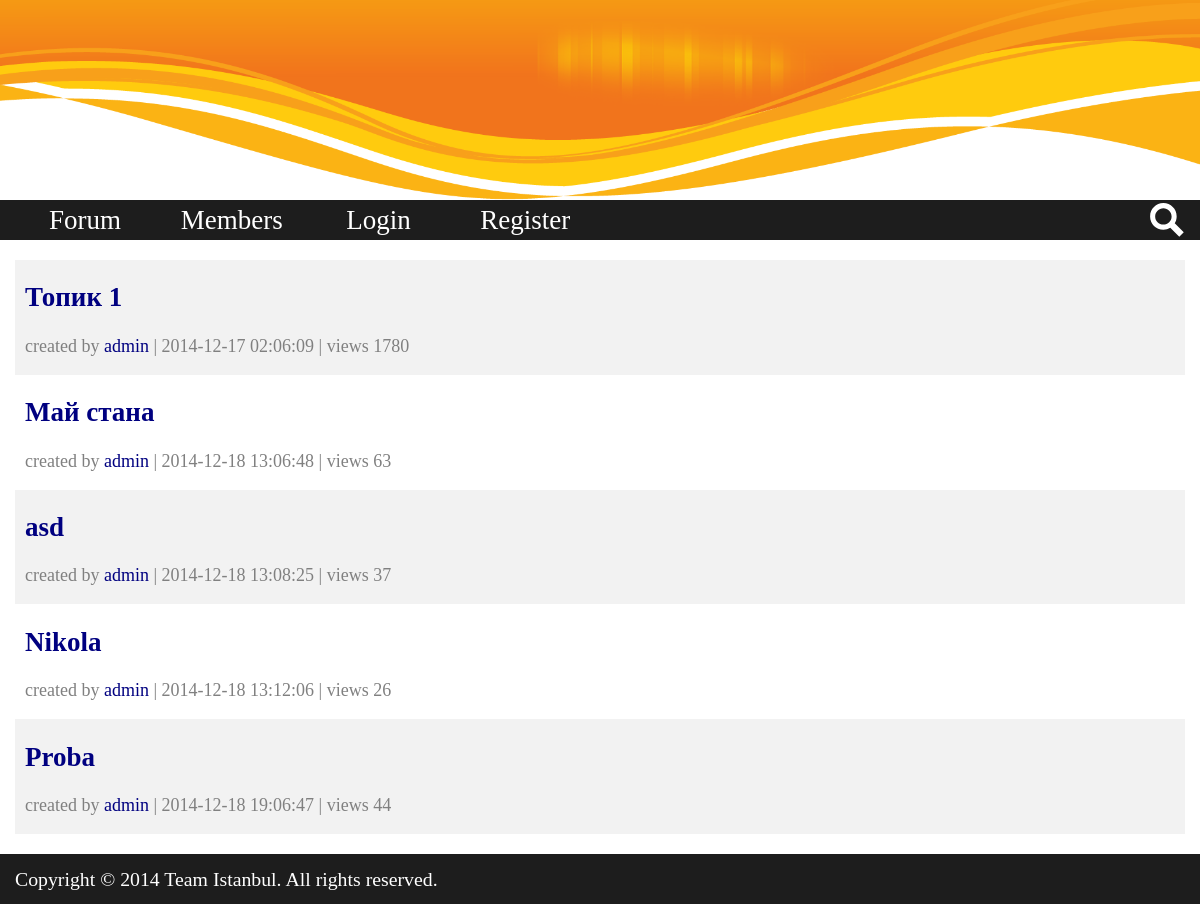
Page /category.php?cid=1 on the committed database.
### tables this page shows
CREATE TABLE IF NOT EXISTS `topics` (
`id` int(5) NOT NULL,
  `name` varchar(255) NOT NULL,
  `content` text NOT NULL,
  `category_id` int(5) NOT NULL,
  `views` int(11) NOT NULL DEFAULT '0',
  `user_id` int(5) NOT NULL,
  `username` varchar(255) NOT NULL,
  `date_created` datetime NOT NULL
);

### views/layouts/default.php (called while the page is built)
<?php include DX_ROOT_DIR . 'views/elements/header.php'; ?>
<?php include $template_file; ?>
<?php include DX_ROOT_DIR . 'views/elements/footer.php'; ?>

### category.php (called while the page is built, shortened)
<?php
include_once 'lib/database.php';
include_once 'lib/auth.php';
include_once 'models/master.php';
include_once 'models/category.php';
$topics_model = new \Models\Topic_Model();
if (isset($_GET['cid'])) {
    $cid = $_GET['cid'];
    $topics = $topics_model->find( array(
        'where' => 'category_id = "' . $cid . '"'
        )
    );
} else {
    header('Location: ' . DX_ROOT_URL);
    exit;
}
$template_file = 'views/category.php';
include 'views/layouts/default.php';

### models/master.php (called while the page is built, shortened)
<?php
class Master_Model {
	protected $table;
	protected $dbconn;
	public function __construct( $args = array() ) {
		$args = array_merge( array(
			'where' => '',
			'columns' => '*',
			'limit' => 0
		), $args );
		extract( $args );
		$this->table = $table;
		$db = \Lib\Database::get_instance();
		$this->dbconn = $db::get_db();
		$this->dbconn->query("SET NAMES utf8");
	}
	public function find( $args = array() ) {
		$args = array_merge( array(
			'table' => $this->table,
			'where' => '',
			'columns' => '*',
			'limit' => 0
		), $args );
		extract( $args );
		$query = "select {$columns} from {$table}";
		if( ! empty( $where ) ) {
			$query .= ' where ' . $where;
		}
		$result_set = $this->dbconn->query( $query );
		$results = $this->process_results( $result_set );
		return $results;
	}
	protected function process_results( $result_set ) {
		$results = array();
		if( ! empty( $result_set ) && $result_set->num_rows > 0) {
			while($row = $result_set->fetch_assoc()) {
				$results[] = $row;
			}
		}
		return $results;
	}
}

### lib/auth.php (called while the page is built, shortened)
<?php
class Auth {
	public static function get_instance() {
		static $instance = null;
		if ( null === $instance ) {
			$instance = new static();
		}
		return $instance;
	}
}

### lib/database.php (called while the page is built, shortened)
<?php
class Database {
	private static $db = null;
	private function __construct() {
		$host = DB_HOST;
		$username = DB_USERNAME;
		$password = DB_PASSWORD;
		$database = DB_DATABASE;
		$db = new \mysqli( $host, $username, $password, $database );
		self::$db = $db;
	}
	public static function get_instance() {
		static $instance = null;
		if( null === $instance ) {
			$instance = new static();
		}
		return $instance;
	}
	public static function get_db() {
		return self::$db;
	}
}

### views/category.php (the view)
<section>
<?php foreach ($topics as $topic) : ?>
    <article class="topic">
        <h2><a href="<?php echo DX_ROOT_URL . 'topic.php?tid=' . $topic['id'] ?>"><?php echo htmlentities($topic['name']) ?></a></h2>
        <p class="post-details">created by
            <a href="<?php echo DX_ROOT_URL . 'profile.php?mid=' . $topic['user_id'] ?>">
                <span class="author"><?php echo htmlentities($topic['username']) ?></span>
            </a>
             | <span class="date-created"><?php echo htmlentities($topic['date_created']) ?></span> | views <span><?php echo htmlentities($topic['views']) ?></span></p>
    </article>
<?php endforeach; ?>
</section>

### views/elements/header.php (shortened to what this page needs)
<?php $loggedUser = \Lib\Auth::get_instance()->get_logged_user(); ?>
<!DOCTYPE html>
<html>
<head>
    <link type="text/css" href="<?php echo DX_ROOT_URL . 'styles/style.css'; ?>" rel="stylesheet" />
</head>
<body>
    <div id="container">
        <header>
            <div id="header-wrapper">
                <div id="header-image">
                    <img src="<?php echo DX_ROOT_URL . "resources/images/header.png" ?>" alt="Header image">
                </div>
                <div id="header-menu">
                    <nav id="top-menu">
                        <ul>
                            <li><a href="index.php"><div>Forum</div></a></li>
                            <li><a href="members.php"><div>Members</div></a></li>
                            <?php if ( empty ($loggedUser) ): ?>
                                <li><a href="login.php"><div>Login</div></a></li>
                                <li><a href="register.php"><div>Register</div></a></li>
                            <?php endif; ?>
                        </ul>
                        <button id="search-toggle">
                        </button>
                    </nav>
                </div>
        </header>
        <div id="main">
            <div id="main-wrapper">

### views/elements/footer.php (shortened to what this page needs)
			    </div>
            </div>
            <footer>
                <div id="footer-wrapper">
                    <div id="copyright">Copyright © 2014 Team Istanbul. All rights reserved.</div>
                </div>
            </footer>
		</div>
	</body>
</html>

### styles/style.css (style rules this page uses)
* { box-sizing: border-box; }
#header-image { height: 200px; }
html { overflow-y: scroll; }
body { font-size: 18px; width: 100%; margin: 0 auto; }
#container { width: 100%; margin: 0 auto; }
a { text-decoration: none; color: #000080; }
#top-menu a { color: #fff; }
header { text-align: center; width: 100%; float: left; }
#top-menu, #main-wrapper, #footer-wrapper { width: 100%; max-width: 1170px; margin: 0 auto; }
p { text-align: justify; }
#header-menu { background: #1D1D1D; height: 40px; }
#header-image img { width: 100%; height: 100%; }
#top-menu { display:inline-block; width: 100%; height: 100%; }
#top-menu ul { font-size: 1.5em; list-style: none; margin: 0; padding: 0; float: left; height: 100%; }
#top-menu li { display: inline-block; width: 140px; height: 40px; padding-top: 5px; }
#main { width: 100%; margin: 0 auto; min-height: 500px; float: left; margin: 20px 0; }
.post-details { font-size: 1em; color: #808080; }
footer { background: #1D1D1D; color: #fff; width: 100%; min-height: 50px; font-size: 1.1em; float: left; }
footer div { max-width: 1170px; margin: 0 auto; padding-top: 7px; }
.topic:nth-child(odd) { background: #f2f2f2; }
.topic { float: left; width: 100%; padding: 0 10px; }
article { padding: 0 10px; }
#search-toggle { height: 36px; width: 36px; padding: 0; float: right; margin-top: 3px; font-size: 0.9em; background: transparent; border: none; cursor: pointer; outline: none; color: #fff; }

### rows in the picture
topics: name "Топик 1", username "admin", date_created "2014-12-17 02:06:09", views "1780"
topics: name "Май стана", username "admin", date_created "2014-12-18 13:06:48", views "63"
topics: name "asd", username "admin", date_created "2014-12-18 13:08:25", views "37"
topics: name "Nikola", username "admin", date_created "2014-12-18 13:12:06", views "26"
topics: name "Proba", username "admin", date_created "2014-12-18 19:06:47", views "44"
